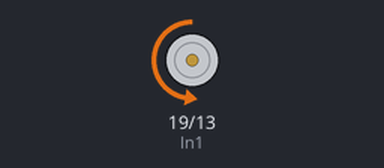
The program below on a simulated Raspberry Pi (BCM pin numbers). On the bench: motor-driver pin pairs drawn as motors (green arrow = first pin HIGH = forward, orange = second pin HIGH = backward, longer = more drive, scaled by the enable pin).

Above: at 1.0 s.
At 3.0 s:
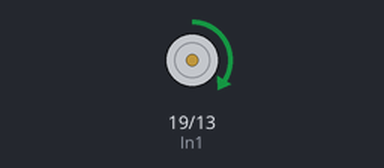
Timing chart, 0 to 5.2 s (numbered marks = the images above):
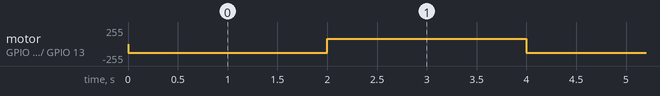

The program:

dc_exam_01.py
```python
# Created on Heesung의 iPad.

import RPi.GPIO as GPIO
from time import sleep

GPIO.setmode(GPIO.BCM)

Ena = 26
In1, In2 = 19, 13

GPIO.setup(Ena, GPIO.OUT)
GPIO.setup(In1, GPIO.OUT)
GPIO.setup(In2, GPIO.OUT)

pwma = GPIO.PWM(Ena, 100)
pwma.start(0)

try:
    while True:
        GPIO.output(In1, GPIO.LOW)
        GPIO.output(In2, GPIO.HIGH)
        pwma.ChangeDutyCycle(50)
        sleep(2)
        GPIO.output(In1, GPIO.HIGH)
        GPIO.output(In2, GPIO.LOW)
        pwma.ChangeDutyCycle(30)
        sleep(2)
except KeyboardInterrupt:
    pass

pwma.stop()
GPIO.cleanup()
```

Measured:
- by itself, motor on GPIO 19 (In1) / GPIO 13 (In2): alternates backward 128/255 for 2.0 s and forward 77/255 for 2.0 s
